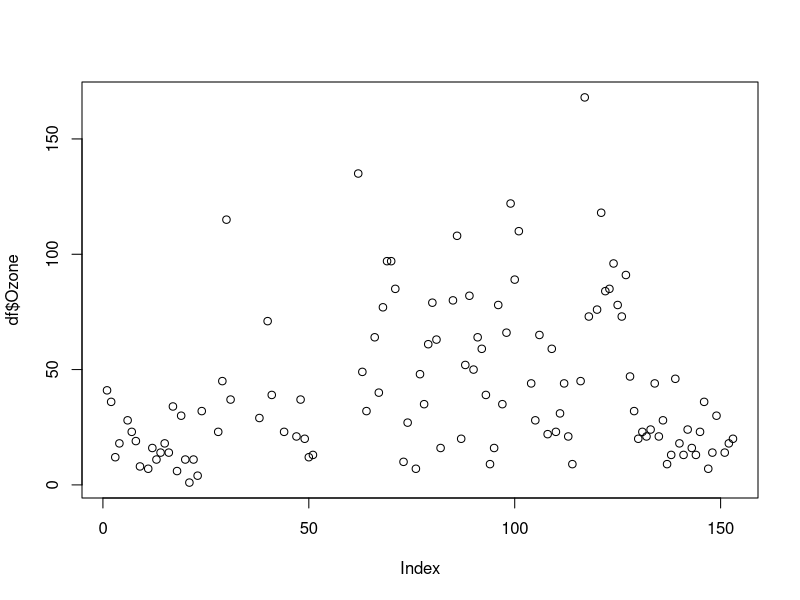
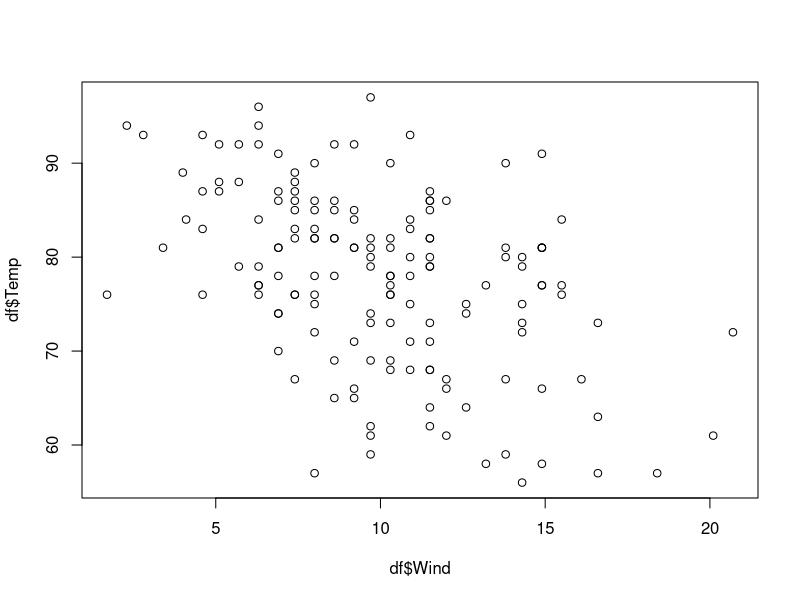
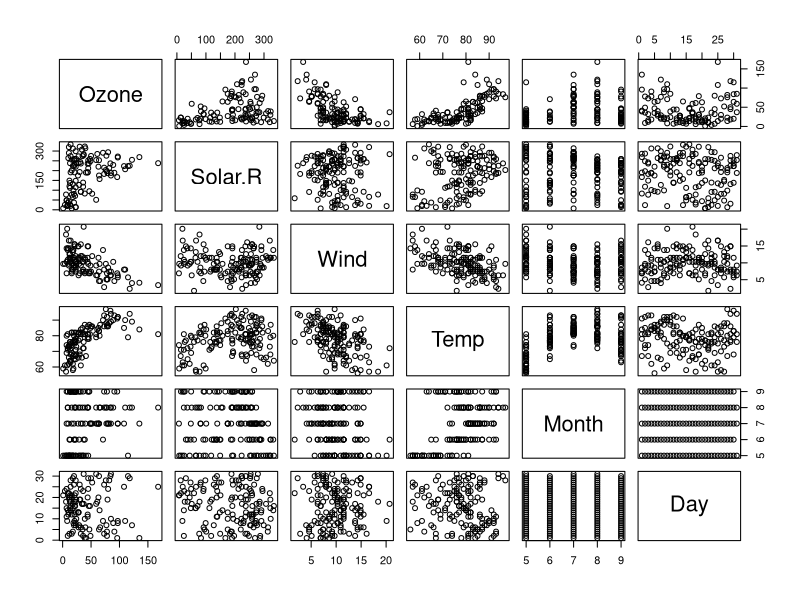
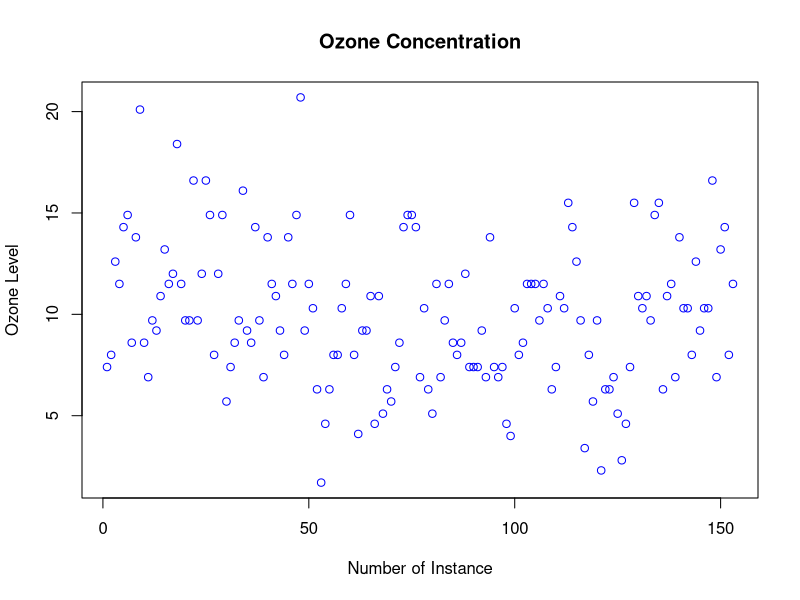
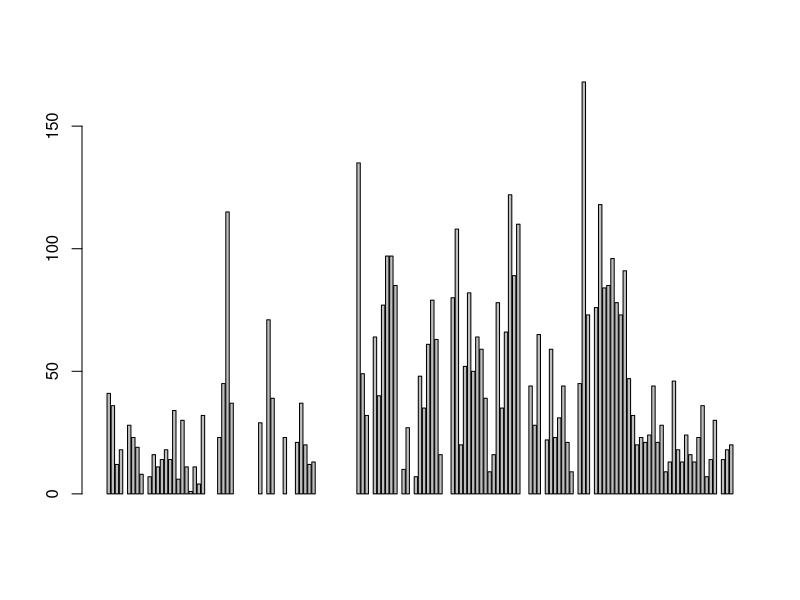
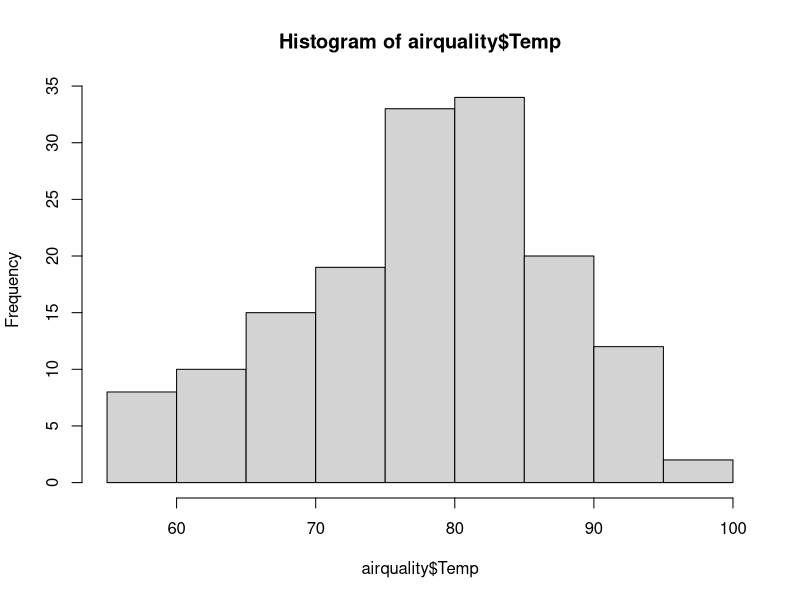
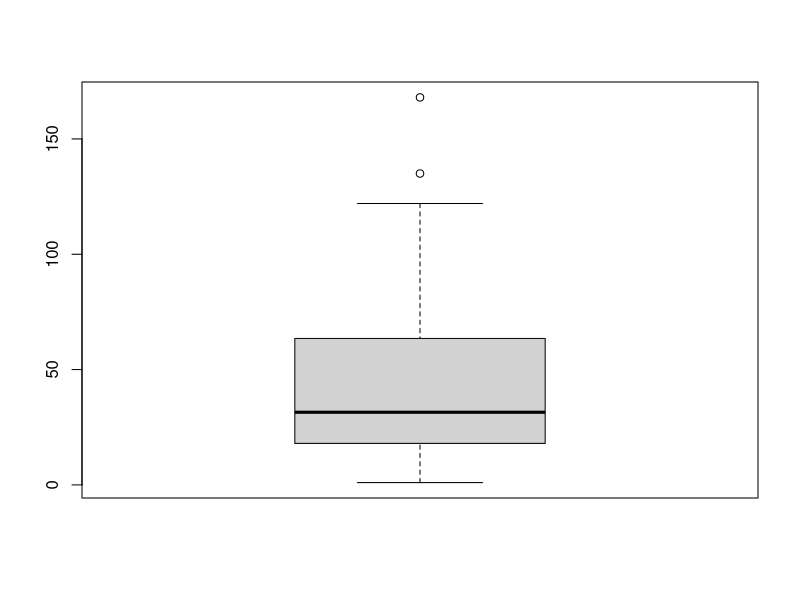
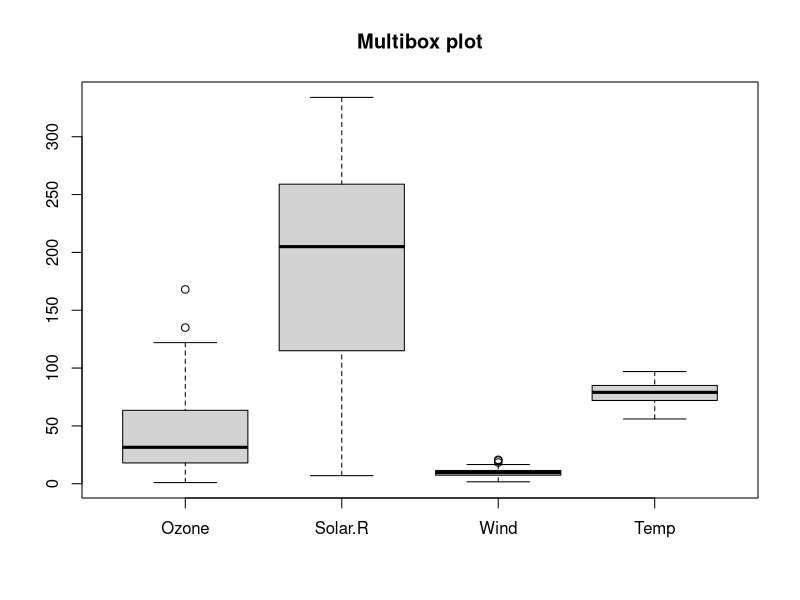

These charts were generated, in order, by the following R code: (Note: this script raises an error after producing the figures.)
df=datasets::airquality
View(df)
head(df,5)
tail(df,10)

#columns
View(df[,c(1,2)])
View(df[,-6])
df1<-df[,-6]

#summery 
View(summary(df))

#data visualization
plot (df$Ozone)

plot(df$Wind,df$Temp,type ="p")

plot(df)

plot(airquality$Wind,xlab = "Number of Instance", ylab = "Ozone Level", 
     main = "Ozone Concentration", col="blue")

#Bar Plot
barplot(airquality$Ozone)

#histogram
hist(airquality$Temp)

#Box Plot
boxplot(df$Ozone)
boxplot.stats(df$Ozone)$out
boxplot(df[,c(1:4)], main= "Multibox plot")
sd(df$Ozone, na.rm=TRUE)

skewness(df$Ozone,na.rm= TRUE )
kurtosis(df$Ozone,na.rm = TRUE)
